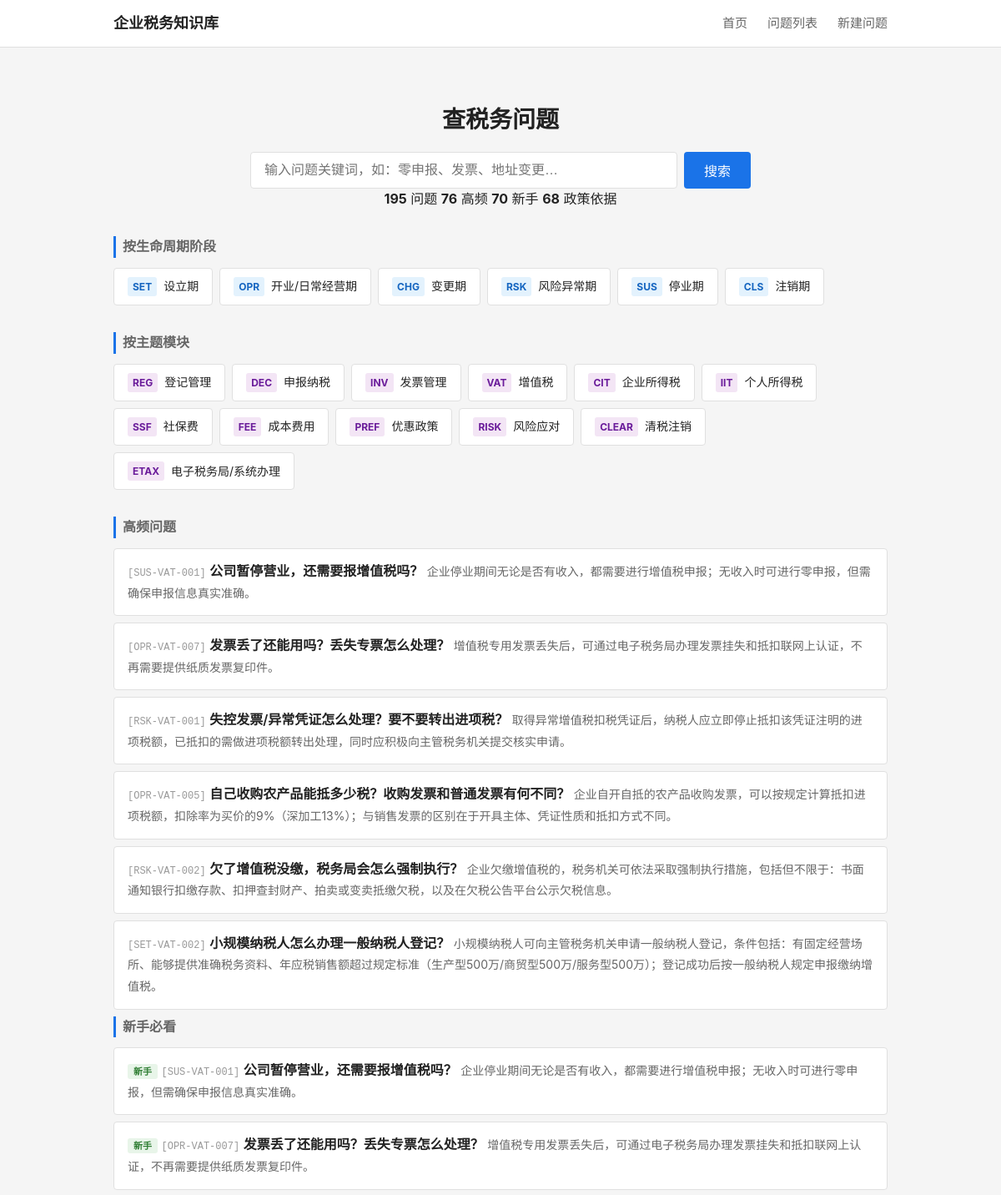
Before: / (upper part) with the older database file.
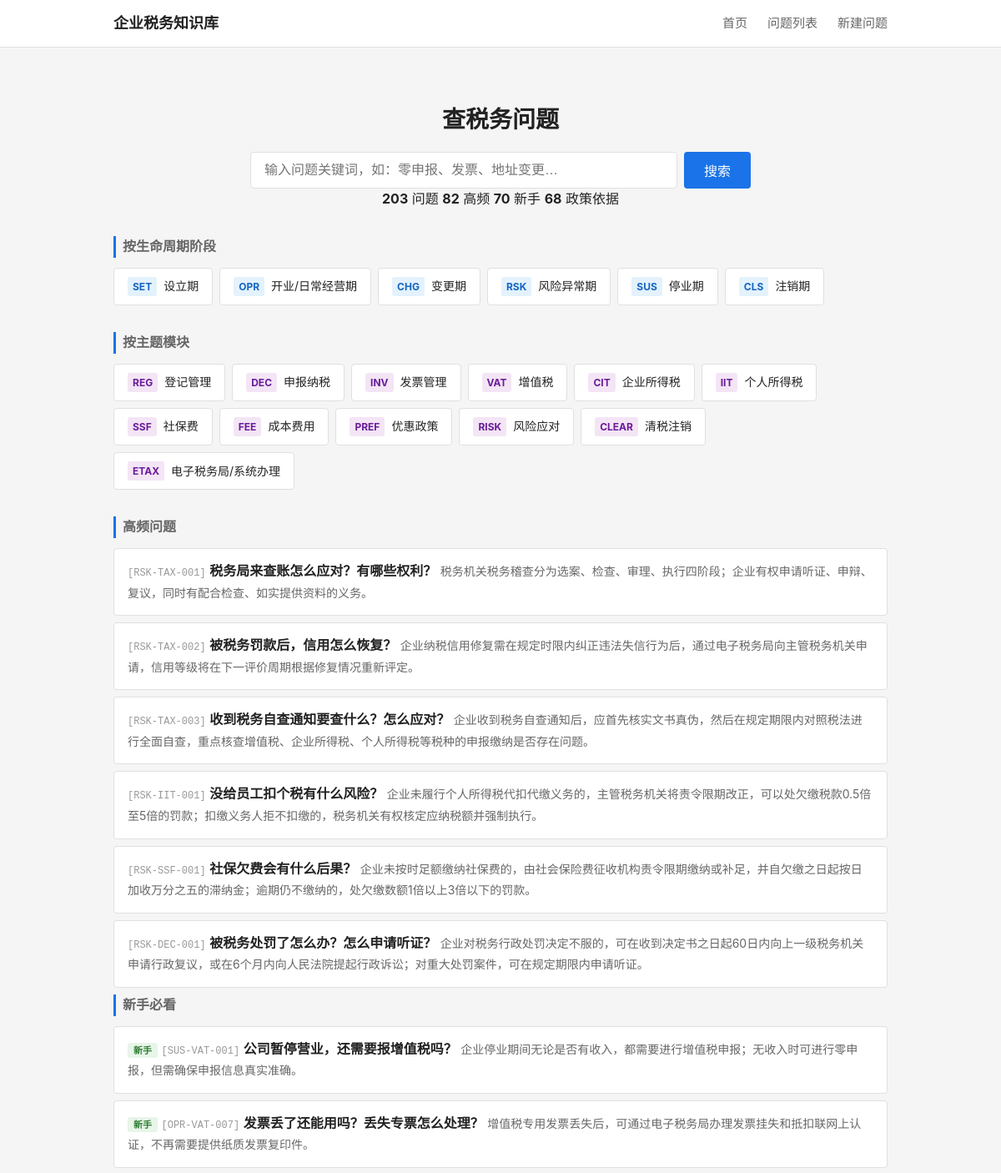
After: the same page with the newer database file.
### tables this page shows
CREATE TABLE tag_dict (
    id              INTEGER PRIMARY KEY AUTOINCREMENT,
    tag_code        TEXT NOT NULL UNIQUE,
    tag_name        TEXT NOT NULL,
    tag_category    TEXT,
    parent_id       INTEGER,
    display_order   INTEGER NOT NULL DEFAULT 1,
    status          TEXT NOT NULL DEFAULT 'active',

    FOREIGN KEY (parent_id) REFERENCES tag_dict(id) ON DELETE SET NULL
);

CREATE TABLE question_master (
    id              INTEGER PRIMARY KEY AUTOINCREMENT,
    question_code   TEXT NOT NULL UNIQUE,
    question_title  TEXT NOT NULL,
    question_plain  TEXT NOT NULL,

    -- 分类
    stage_code      TEXT NOT NULL,
    module_code     TEXT NOT NULL,
    question_type   TEXT NOT NULL,

    -- 答案
    one_line_answer TEXT NOT NULL,
    detailed_answer TEXT,
    core_definition TEXT,

    -- 条件与边界
    applicable_conditions TEXT,
    exceptions_boundary   TEXT,

    -- 实务
    practical_steps TEXT,
    risk_warning    TEXT,

    -- 适用范围
    scope_level     TEXT NOT NULL DEFAULT 'scope_national',
    local_region    TEXT,

    -- 确定性
    answer_certainty TEXT NOT NULL DEFAULT 'certain_clear',

    -- 元数据
    keywords        TEXT,
    high_frequency_flag INTEGER NOT NULL DEFAULT 0,
    newbie_flag     INTEGER NOT NULL DEFAULT 0,

    -- 版本管理
    status          TEXT NOT NULL DEFAULT 'draft',
    version_no      INTEGER NOT NULL DEFAULT 1,

    -- 审计字段
    created_at      TEXT NOT NULL DEFAULT (datetime('now')),
    updated_at      TEXT NOT NULL DEFAULT (datetime('now'))
);

### backend/app.py (the view)
    @app.route('/')
    def index():
        from services.question_service import QuestionService
        svc = QuestionService()
        stages = svc.get_stages()
        modules = svc.get_modules()
        high_freq = svc.get_high_frequency(limit=6)
        newbie = svc.get_newbie(limit=6)
        recent = svc.get_recent_updates(limit=6)
        stats = svc.get_stats()
        return render_template('index.html',
                               stages=stages, modules=modules,
                               high_freq=high_freq, newbie=newbie, recent=recent,
                               stats=stats)

### backend/services/question_service.py (called while the page is built)
    def _query(self, sql, params=None):
        conn = sqlite3.connect(self.db_path)
        conn.execute("PRAGMA foreign_keys = ON")
        conn.row_factory = sqlite3.Row
        cur = conn.cursor()
        if params:
            cur.execute(sql, params)
        else:
            cur.execute(sql)
        rows = cur.fetchall()
        conn.close()
        return [dict(r) for r in rows]

    def get_stages(self):
        return self._query("""
            SELECT tag_code, tag_name
            FROM tag_dict
            WHERE tag_category = 'stage'
            ORDER BY display_order
        """)

    def get_modules(self):
        return self._query("""
            SELECT tag_code, tag_name
            FROM tag_dict
            WHERE tag_category = 'module'
            ORDER BY display_order
        """)

    def get_high_frequency(self, limit=10):
        return self._query("""
            SELECT question_code, question_plain, question_title, one_line_answer, stage_code
            FROM question_master
            WHERE status = 'active' AND high_frequency_flag = 1
            ORDER BY updated_at DESC
            LIMIT ?
        """, (limit,))

### frontend/templates/index.html (shortened to what this page needs)
{% extends "base.html" %}
{% block main %}
<section class="search-section">
    <h1>查税务问题</h1>
    <form action="/questions" method="get" class="search-form">
        <input type="text" name="keyword" placeholder="输入问题关键词，如：零申报、发票、地址变更…" class="search-input">
        <button type="submit" class="search-btn">搜索</button>
    </form>
    {% if stats %}
    <div class="stats-bar">
        <span><strong>{{ stats.total_questions }}</strong> 问题</span>
        <span><strong>{{ stats.total_hf }}</strong> 高频</span>
        <span><strong>{{ stats.total_newbie }}</strong> 新手</span>
        <span><strong>{{ stats.total_policies }}</strong> 政策依据</span>
    </div>
    {% endif %}
</section>
<section class="nav-section">
    <h2 class="section-title">按生命周期阶段</h2>
    <div class="card-grid stage-grid">
        {% for s in stages %}
        <a href="/questions?stage={{ s.tag_code }}" class="card card-stage">
            <span class="card-code">{{ s.tag_code }}</span>
            <span class="card-name">{{ s.tag_name }}</span>
        </a>
        {% endfor %}
    </div>
</section>
<section class="nav-section">
    <h2 class="section-title">按主题模块</h2>
    <div class="card-grid module-grid">
        {% for m in modules %}
        <a href="/questions?module={{ m.tag_code }}" class="card card-module">
            <span class="card-code">{{ m.tag_code }}</span>
            <span class="card-name">{{ m.tag_name }}</span>
        </a>
        {% endfor %}
    </div>
</section>
{% if high_freq %}
<section class="list-section">
    <h2 class="section-title">高频问题</h2>
    <ul class="question-list">
        {% for q in high_freq %}
        <li class="question-item">
            <a href="/question/{{ q.question_code }}" class="question-link">
                <span class="q-code">[{{ q.question_code }}]</span>
                <span class="q-title">{{ q.question_plain }}</span>
                <span class="q-answer">{{ q.one_line_answer }}</span>
            </a>
        </li>
        {% endfor %}
    </ul>
</section>
{% endif %}
{% if newbie %}
<section class="list-section">
    <h2 class="section-title">新手必看</h2>
    <ul class="question-list">
        {% for q in newbie %}
        <li class="question-item">
            <a href="/question/{{ q.question_code }}" class="question-link">
                <span class="q-badge newbie">新手</span>
                <span class="q-code">[{{ q.question_code }}]</span>
                <span class="q-title">{{ q.question_plain }}</span>
                <span class="q-answer">{{ q.one_line_answer }}</span>
            </a>
        </li>
        {% endfor %}
    </ul>
</section>
{% endif %}
{% endblock %}

Changed rows visible on the page:
no longer on this page (row unchanged): question_master: question_code "RSK-VAT-001", question_plain "失控发票/异常凭证怎么处理？要不要转出进项税？", one_line_answer "取得异常增值税扣税凭证后，纳税人应立即停止抵扣该凭证注明的进项税额，已抵扣的需做进项税额转出处理，同时应积极向主管税务机关提交核实申请。", shown under "高频问题"
no longer on this page (row unchanged): question_master: question_code "OPR-VAT-005", question_plain "自己收购农产品能抵多少税？收购发票和普通发票有何不同？", one_line_answer "企业自开自抵的农产品收购发票，可以按规定计算抵扣进项税额，扣除率为买价的9%（深加工13%）；与销售发票的区别在于开具主体、凭证性质和抵扣方式不同。", shown under "高频问题"
no longer on this page (row unchanged): question_master: question_code "RSK-VAT-002", question_plain "欠了增值税没缴，税务局会怎么强制执行？", one_line_answer "企业欠缴增值税的，税务机关可依法采取强制执行措施，包括但不限于：书面通知银行扣缴存款、扣押查封财产、拍卖或变卖抵缴欠税，以及在欠税公告平台公示欠税信息。", shown under "高频问题"
no longer on this page (row unchanged): question_master: question_code "SET-VAT-002", question_plain "小规模纳税人怎么办理一般纳税人登记？", one_line_answer "小规模纳税人可向主管税务机关申请一般纳税人登记，条件包括：有固定经营场所、能够提供准确税务资料、年应税销售额超过规定标准（生产型500万/商贸型500万/服务型500万）；登记成功后按一般纳税人规定申报缴纳增值税。", shown under "高频问题"
no longer on one of the page's lists (row unchanged): question_master: question_code "SUS-VAT-001", question_plain "公司暂停营业，还需要报增值税吗？", one_line_answer "企业停业期间无论是否有收入，都需要进行增值税申报；无收入时可进行零申报，但需确保申报信息真实准确。"
no longer on one of the page's lists (row unchanged): question_master: question_code "OPR-VAT-007", question_plain "发票丢了还能用吗？丢失专票怎么处理？", one_line_answer "增值税专用发票丢失后，可通过电子税务局办理发票挂失和抵扣联网上认证，不再需要提供纸质发票复印件。"
added question_master: question_code "RSK-TAX-001", question_plain "税务局来查账怎么应对？有哪些权利？", one_line_answer "税务机关税务稽查分为选案、检查、审理、执行四阶段；企业有权申请听证、申辩、复议，同时有配合检查、如实提供资料的义务。", shown under "高频问题"
added question_master: question_code "RSK-TAX-002", question_plain "被税务罚款后，信用怎么恢复？", one_line_answer "企业纳税信用修复需在规定时限内纠正违法失信行为后，通过电子税务局向主管税务机关申请，信用等级将在下一评价周期根据修复情况重新评定。", shown under "高频问题"
added question_master: question_code "RSK-TAX-003", question_plain "收到税务自查通知要查什么？怎么应对？", one_line_answer "企业收到税务自查通知后，应首先核实文书真伪，然后在规定期限内对照税法进行全面自查，重点核查增值税、企业所得税、个人所得税等税种的申报缴纳是否存在问题。", shown under "高频问题"
added question_master: question_code "RSK-IIT-001", question_plain "没给员工扣个税有什么风险？", one_line_answer "企业未履行个人所得税代扣代缴义务的，主管税务机关将责令限期改正，可以处欠缴税款0.5倍至5倍的罚款；扣缴义务人拒不扣缴的，税务机关有权核定应纳税额并强制执行。", shown under "高频问题"
added question_master: question_code "RSK-SSF-001", question_plain "社保欠费会有什么后果？", one_line_answer "企业未按时足额缴纳社保费的，由社会保险费征收机构责令限期缴纳或补足，并自欠缴之日起按日加收万分之五的滞纳金；逾期仍不缴纳的，处欠缴数额1倍以上3倍以下的罚款。", shown under "高频问题"
added question_master: question_code "RSK-DEC-001", question_plain "被税务处罚了怎么办？怎么申请听证？", one_line_answer "企业对税务行政处罚决定不服的，可在收到决定书之日起60日内向上一级税务机关申请行政复议，或在6个月内向人民法院提起行政诉讼；对重大处罚案件，可在规定期限内申请听证。", shown under "高频问题"
Other visible differences:
{{ stats.total_questions }}: "195" → "203"
{{ stats.total_hf }}: "76" → "82"
